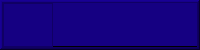
     <widget class="QFrame" name="main_header">
      <property name="maximumSize">
       <size>
        <width>16777215</width>
        <height>50</height>
       </size>
      </property>
      <property name="styleSheet">
       <string notr="true">QFrame{
	border-bottom: 1px solid #000;
	
	 background-color:rgb(21, 0, 130);
}</string>
      </property>
      <property name="frameShape">
       <enum>QFrame::WinPanel</enum>
      </property>
      <property name="frameShadow">
       <enum>QFrame::Raised</enum>
      </property>
      <layout class="QHBoxLayout" name="horizontalLayout_2">
       <property name="spacing">
        <number>0</number>
       </property>
       <property name="leftMargin">
        <number>0</number>
       </property>
       <property name="topMargin">
        <number>0</number>
       </property>
       <property name="rightMargin">
        <number>0</number>
       </property>
       <property name="bottomMargin">
        <number>0</number>
       </property>
       <item>
        <widget class="QFrame" name="tittle_bar_container">
         <property name="styleSheet">
          <string notr="true"/>
         </property>
         <property name="frameShape">
          <enum>QFrame::StyledPanel</enum>
         </property>
         <property name="frameShadow">
          <enum>QFrame::Raised</enum>
         </property>
         <layout class="QHBoxLayout" name="horizontalLayout_5">
          <property name="spacing">
           <number>0</number>
          </property>
          <property name="leftMargin">
           <number>0</number>
          </property>
          <property name="topMargin">
           <number>0</number>
          </property>
          <property name="rightMargin">
           <number>0</number>
          </property>
          <property name="bottomMargin">
           <number>0</number>
          </property>
          <item>
           <widget class="QFrame" name="left_menu_toggle">
            <property name="minimumSize">
             <size>
              <width>50</width>
              <height>0</height>
             </size>
            </property>
            <property name="maximumSize">
             <size>
              <width>50</width>
              <height>16777215</height>
             </size>
            </property>
            <property name="styleSheet">
             <string notr="true">QFrame{
	 background-color:rgb(21, 0, 130);
}
QPushButton{
	padding: 5px 10px;
	border: none;
	border-radius: 5px;
	background-color: #000;
	color: #fff;
}
QPushButton:hover{
	background-color: rgb(0, 92, 157);
}</string>
            </property>
            <property name="frameShape">
             <enum>QFrame::StyledPanel</enum>
            </property>
            <property name="frameShadow">
             <enum>QFrame::Raised</enum>
            </property>
            <layout class="QHBoxLayout" name="horizontalLayout_4">
             <property name="spacing">
              <number>0</number>
             </property>
             <property name="leftMargin">
              <number>0</number>
             </property>
             <property name="topMargin">
              <number>0</number>
             </property>
             <property name="rightMargin">
              <number>0</number>
             </property>
             <property name="bottomMargin">
              <number>0</number>
             </property>
            </layout>
           </widget>
          </item>
          <item>
           <widget class="QFrame" name="tittle_bar">
            <property name="styleSheet">
             <string notr="true">background-color:rgb(21, 0, 130)</string>
            </property>
            <property name="frameShape">
             <enum>QFrame::NoFrame</enum>
            </property>
            <property name="frameShadow">
             <enum>QFrame::Sunken</enum>
            </property>
            <layout class="QVBoxLayout" name="verticalLayout_9"/>
           </widget>
          </item>
         </layout>
        </widget>
       </item>
      </layout>
     </widget>
